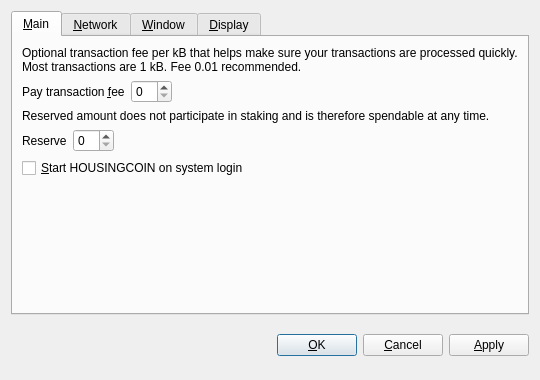
<?xml version="1.0" encoding="UTF-8"?>
<ui version="4.0">
 <class>OptionsDialog</class>
 <widget class="QDialog" name="OptionsDialog">
  <property name="geometry">
   <rect>
    <x>0</x>
    <y>0</y>
    <width>540</width>
    <height>380</height>
   </rect>
  </property>
  <property name="windowTitle">
   <string>Options</string>
  </property>
  <property name="modal">
   <bool>true</bool>
  </property>
  <layout class="QVBoxLayout" name="verticalLayout">
   <item>
    <widget class="QTabWidget" name="tabWidget">
     <property name="tabPosition">
      <enum>QTabWidget::North</enum>
     </property>
     <property name="currentIndex">
      <number>0</number>
     </property>
     <widget class="QWidget" name="tabMain">
      <attribute name="title">
       <string>&amp;Main</string>
      </attribute>
      <layout class="QVBoxLayout" name="verticalLayout_Main">
       <item>
        <widget class="QLabel" name="transactionFeeInfoLabel">
         <property name="text">
          <string>Optional transaction fee per kB that helps make sure your transactions are processed quickly. Most transactions are 1 kB. Fee 0.01 recommended.</string>
         </property>
         <property name="textFormat">
          <enum>Qt::PlainText</enum>
         </property>
         <property name="wordWrap">
          <bool>true</bool>
         </property>
        </widget>
       </item>
       <item>
        <layout class="QHBoxLayout" name="horizontalLayoutFee">
         <item>
          <widget class="QLabel" name="transactionFeeLabel">
           <property name="text">
            <string>Pay transaction &amp;fee</string>
           </property>
           <property name="textFormat">
            <enum>Qt::PlainText</enum>
           </property>
           <property name="buddy">
            <cstring>transactionFee</cstring>
           </property>
          </widget>
         </item>
         <item>
          <widget class="BitcoinAmountField" name="transactionFee"/>
         </item>
         <item>
          <spacer name="horizontalSpacerFee">
           <property name="orientation">
            <enum>Qt::Horizontal</enum>
           </property>
           <property name="sizeHint" stdset="0">
            <size>
             <width>40</width>
             <height>20</height>
            </size>
           </property>
          </spacer>
         </item>
        </layout>
       </item>
       <item>
        <widget class="QLabel" name="reserveBalanceInfoLabel">
         <property name="text">
          <string>Reserved amount does not participate in staking and is therefore spendable at any time.</string>
         </property>
         <property name="textFormat">
          <enum>Qt::PlainText</enum>
         </property>
         <property name="wordWrap">
          <bool>true</bool>
         </property>
        </widget>
       </item>
       <item>
        <layout class="QHBoxLayout" name="horizontalLayoutReserveBalance">
         <item>
          <widget class="QLabel" name="reserveBalanceLabel">
           <property name="text">
            <string>Reserve</string>
           </property>
           <property name="textFormat">
            <enum>Qt::PlainText</enum>
           </property>
           <property name="buddy">
            <cstring>reserveBalance</cstring>
           </property>
          </widget>
         </item>
         <item>
          <widget class="BitcoinAmountField" name="reserveBalance"/>
         </item>
         <item>
          <spacer name="horizontalSpacerReserveBalance">
           <property name="orientation">
            <enum>Qt::Horizontal</enum>
           </property>
           <property name="sizeHint" stdset="0">
            <size>
             <width>40</width>
             <height>20</height>
            </size>
           </property>
          </spacer>
         </item>
        </layout>
       </item>
       <item>
        <widget class="QCheckBox" name="bitcoinAtStartup">
         <property name="toolTip">
          <string>Automatically start HOUSINGCOIN after logging in to the system.</string>
         </property>
         <property name="text">
          <string>&amp;Start HOUSINGCOIN on system login</string>
         </property>
        </widget>
       </item>
       <item>
        <spacer name="verticalSpacer_Main">
         <property name="orientation">
          <enum>Qt::Vertical</enum>
         </property>
         <property name="sizeHint" stdset="0">
          <size>
           <width>20</width>
           <height>40</height>
          </size>
         </property>
        </spacer>
       </item>
      </layout>
     </widget>
     <widget class="QWidget" name="tabNetwork">
      <attribute name="title">
       <string>&amp;Network</string>
      </attribute>
      <layout class="QVBoxLayout" name="verticalLayout_Network">
       <item>
        <widget class="QCheckBox" name="mapPortUpnp">
         <property name="toolTip">
          <string>Automatically open the HOUSINGCOIN client port on the router. This only works when your router supports UPnP and it is enabled.</string>
         </property>
         <property name="text">
          <string>Map port using &amp;UPnP</string>
         </property>
        </widget>
       </item>
       <item>
        <widget class="QCheckBox" name="connectSocks">
         <property name="toolTip">
          <string>Connect to the HOUSINGCOIN network through a SOCKS proxy (e.g. when connecting through Tor).</string>
         </property>
         <property name="text">
          <string>&amp;Connect through SOCKS proxy:</string>
         </property>
        </widget>
       </item>
       <item>
        <layout class="QHBoxLayout" name="horizontalLayout_Network">
         <item>
          <widget class="QLabel" name="proxyIpLabel">
           <property name="text">
            <string>Proxy &amp;IP:</string>
           </property>
           <property name="textFormat">
            <enum>Qt::PlainText</enum>
           </property>
           <property name="buddy">
            <cstring>proxyIp</cstring>
           </property>
          </widget>
         </item>
         <item>
          <widget class="QValidatedLineEdit" name="proxyIp">
           <property name="maximumSize">
            <size>
             <width>140</width>
             <height>16777215</height>
            </size>
           </property>
           <property name="toolTip">
            <string>IP address of the proxy (e.g. 127.0.0.1)</string>
           </property>
          </widget>
         </item>
         <item>
          <widget class="QLabel" name="proxyPortLabel">
           <property name="text">
            <string>&amp;Port:</string>
           </property>
           <property name="textFormat">
            <enum>Qt::PlainText</enum>
           </property>
           <property name="buddy">
            <cstring>proxyPort</cstring>
           </property>
          </widget>
         </item>
         <item>
          <widget class="QLineEdit" name="proxyPort">
           <property name="maximumSize">
            <size>
             <width>55</width>
             <height>16777215</height>
            </size>
           </property>
           <property name="toolTip">
            <string>Port of the proxy (e.g. 9050)</string>
           </property>
          </widget>
         </item>
         <item>
          <widget class="QLabel" name="socksVersionLabel">
           <property name="text">
            <string>SOCKS &amp;Version:</string>
           </property>
           <property name="textFormat">
            <enum>Qt::PlainText</enum>
           </property>
           <property name="buddy">
            <cstring>socksVersion</cstring>
           </property>
          </widget>
         </item>
         <item>
          <widget class="QValueComboBox" name="socksVersion">
           <property name="toolTip">
            <string>SOCKS version of the proxy (e.g. 5)</string>
           </property>
          </widget>
         </item>
         <item>
          <spacer name="horizontalSpacer_Network">
           <property name="orientation">
            <enum>Qt::Horizontal</enum>
           </property>
           <property name="sizeHint" stdset="0">
            <size>
             <width>40</width>
             <height>20</height>
            </size>
           </property>
          </spacer>
         </item>
        </layout>
       </item>
       <item>
        <spacer name="verticalSpacer_Network">
         <property name="orientation">
          <enum>Qt::Vertical</enum>
         </property>
         <property name="sizeHint" stdset="0">
          <size>
           <width>20</width>
           <height>40</height>
          </size>
         </property>
        </spacer>
       </item>
      </layout>
     </widget>
     <widget class="QWidget" name="tabWindow">
      <attribute name="title">
       <string>&amp;Window</string>
      </attribute>
      <layout class="QVBoxLayout" name="verticalLayout_Window">
       <item>
        <widget class="QCheckBox" name="minimizeToTray">
         <property name="toolTip">
          <string>Show only a tray icon after minimizing the window.</string>
         </property>
         <property name="text">
          <string>&amp;Minimize to the tray instead of the taskbar</string>
         </property>
        </widget>
       </item>
       <item>
        <widget class="QCheckBox" name="minimizeOnClose">
         <property name="toolTip">
          <string>Minimize instead of exit the application when the window is closed. When this option is enabled, the application will be closed only after selecting Quit in the menu.</string>
         </property>
         <property name="text">
          <string>M&amp;inimize on close</string>
         </property>
        </widget>
       </item>
       <item>
        <spacer name="verticalSpacer_Window">
         <property name="orientation">
          <enum>Qt::Vertical</enum>
         </property>
         <property name="sizeHint" stdset="0">
          <size>
           <width>20</width>
           <height>40</height>
          </size>
         </property>
        </spacer>
       </item>
      </layout>
     </widget>
     <widget class="QWidget" name="tabDisplay">
      <attribute name="title">
       <string>&amp;Display</string>
      </attribute>
      <layout class="QVBoxLayout" name="verticalLayout_Display">
       <item>
        <layout class="QHBoxLayout" name="horizontalLayout_1_Display">
         <item>
          <widget class="QLabel" name="langLabel">
           <property name="text">
            <string>User Interface &amp;language:</string>
           </property>
           <property name="textFormat">
            <enum>Qt::PlainText</enum>
           </property>
           <property name="buddy">
            <cstring>lang</cstring>
           </property>
          </widget>
         </item>
         <item>
          <widget class="QValueComboBox" name="lang">
           <property name="toolTip">
            <string>The user interface language can be set here. This setting will take effect after restarting HOUSINGCOIN.</string>
           </property>
          </widget>
         </item>
        </layout>
       </item>
       <item>
        <layout class="QHBoxLayout" name="horizontalLayout_2_Display">
         <item>
          <widget class="QLabel" name="unitLabel">
           <property name="text">
            <string>&amp;Unit to show amounts in:</string>
           </property>
           <property name="textFormat">
            <enum>Qt::PlainText</enum>
           </property>
           <property name="buddy">
            <cstring>unit</cstring>
           </property>
          </widget>
         </item>
         <item>
          <widget class="QValueComboBox" name="unit">
           <property name="toolTip">
            <string>Choose the default subdivision unit to show in the interface and when sending coins.</string>
           </property>
          </widget>
         </item>
        </layout>
       </item>
       <item>
        <widget class="QCheckBox" name="displayAddresses">
         <property name="toolTip">
          <string>Whether to show HOUSINGCOIN addresses in the transaction list or not.</string>
         </property>
         <property name="text">
          <string>&amp;Display addresses in transaction list</string>
         </property>
        </widget>
       </item>
       <item>
        <widget class="QCheckBox" name="coinControlFeatures">
         <property name="toolTip">
          <string>Whether to show coin control features or not.</string>
         </property>
         <property name="text">
          <string>Display coin &amp;control features (experts only!)</string>
         </property>
        </widget>
       </item>
       <item>
        <spacer name="verticalSpacer_Display">
         <property name="orientation">
          <enum>Qt::Vertical</enum>
         </property>
         <property name="sizeHint" stdset="0">
          <size>
           <width>20</width>
           <height>40</height>
          </size>
         </property>
        </spacer>
       </item>
      </layout>
     </widget>
    </widget>
   </item>
   <item>
    <layout class="QHBoxLayout" name="horizontalLayout_Buttons">
     <item>
      <spacer name="horizontalSpacer_1">
       <property name="orientation">
        <enum>Qt::Horizontal</enum>
       </property>
       <property name="sizeHint" stdset="0">
        <size>
         <width>40</width>
         <height>48</height>
        </size>
       </property>
      </spacer>
     </item>
     <item>
      <widget class="QLabel" name="statusLabel">
       <property name="font">
        <font>
         <weight>75</weight>
         <bold>true</bold>
        </font>
       </property>
       <property name="text">
        <string/>
       </property>
       <property name="textFormat">
        <enum>Qt::PlainText</enum>
       </property>
       <property name="wordWrap">
        <bool>true</bool>
       </property>
      </widget>
     </item>
     <item>
      <spacer name="horizontalSpacer_2">
       <property name="orientation">
        <enum>Qt::Horizontal</enum>
       </property>
       <property name="sizeHint" stdset="0">
        <size>
         <width>40</width>
         <height>48</height>
        </size>
       </property>
      </spacer>
     </item>
     <item>
      <widget class="QPushButton" name="okButton">
       <property name="text">
        <string>&amp;OK</string>
       </property>
      </widget>
     </item>
     <item>
      <widget class="QPushButton" name="cancelButton">
       <property name="text">
        <string>&amp;Cancel</string>
       </property>
       <property name="autoDefault">
        <bool>false</bool>
       </property>
      </widget>
     </item>
     <item>
      <widget class="QPushButton" name="applyButton">
       <property name="text">
        <string>&amp;Apply</string>
       </property>
       <property name="autoDefault">
        <bool>false</bool>
       </property>
      </widget>
     </item>
    </layout>
   </item>
  </layout>
 </widget>
 <customwidgets>
  <customwidget>
   <class>BitcoinAmountField</class>
   <extends>QSpinBox</extends>
   <header>bitcoinamountfield.h</header>
  </customwidget>
  <customwidget>
   <class>QValueComboBox</class>
   <extends>QComboBox</extends>
   <header>qvaluecombobox.h</header>
  </customwidget>
  <customwidget>
   <class>QValidatedLineEdit</class>
   <extends>QLineEdit</extends>
   <header>qvalidatedlineedit.h</header>
  </customwidget>
 </customwidgets>
 <resources/>
 <connections/>
</ui>
